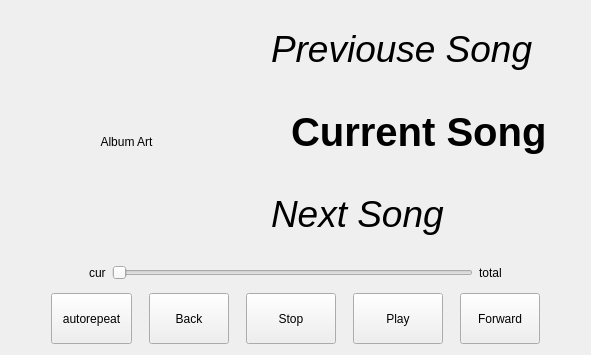
              <widget class="QWidget" name="page_6">
               <layout class="QHBoxLayout" name="horizontalLayout_16">
                <item>
                 <layout class="QVBoxLayout" name="verticalLayout_12">
                  <item>
                   <layout class="QHBoxLayout" name="horizontalLayout_15">
                    <item>
                     <widget class="QFrame" name="frame_2">
                      <property name="sizePolicy">
                       <sizepolicy hsizetype="Preferred" vsizetype="Expanding">
                        <horstretch>0</horstretch>
                        <verstretch>0</verstretch>
                       </sizepolicy>
                      </property>
                      <property name="minimumSize">
                       <size>
                        <width>254</width>
                        <height>241</height>
                       </size>
                      </property>
                      <property name="maximumSize">
                       <size>
                        <width>16777215</width>
                        <height>304</height>
                       </size>
                      </property>
                      <property name="frameShape">
                       <enum>QFrame::NoFrame</enum>
                      </property>
                      <property name="frameShadow">
                       <enum>QFrame::Raised</enum>
                      </property>
                      <widget class="QLabel" name="lbl_albumArt">
                       <property name="geometry">
                        <rect>
                         <x>10</x>
                         <y>10</y>
                         <width>211</width>
                         <height>241</height>
                        </rect>
                       </property>
                       <property name="text">
                        <string>Album Art</string>
                       </property>
                       <property name="alignment">
                        <set>Qt::AlignCenter</set>
                       </property>
                      </widget>
                     </widget>
                    </item>
                    <item>
                     <layout class="QVBoxLayout" name="verticalLayout_11">
                      <item>
                       <widget class="Scaling_QLabel" name="lbl_previouse">
                        <property name="sizePolicy">
                         <sizepolicy hsizetype="Expanding" vsizetype="Expanding">
                          <horstretch>0</horstretch>
                          <verstretch>0</verstretch>
                         </sizepolicy>
                        </property>
                        <property name="font">
                         <font>
                          <pointsize>28</pointsize>
                          <weight>50</weight>
                          <italic>true</italic>
                          <bold>false</bold>
                         </font>
                        </property>
                        <property name="text">
                         <string>Previouse Song</string>
                        </property>
                        <property name="textInteractionFlags">
                         <set>Qt::NoTextInteraction</set>
                        </property>
                       </widget>
                      </item>
                      <item>
                       <layout class="QHBoxLayout" name="horizontalLayout_14">
                        <item>
                         <spacer name="horizontalSpacer_7">
                          <property name="orientation">
                           <enum>Qt::Horizontal</enum>
                          </property>
                          <property name="sizeType">
                           <enum>QSizePolicy::Minimum</enum>
                          </property>
                          <property name="sizeHint" stdset="0">
                           <size>
                            <width>20</width>
                            <height>20</height>
                           </size>
                          </property>
                         </spacer>
                        </item>
                        <item>
                         <widget class="Scaling_QLabel" name="lbl_current_playing">
                          <property name="sizePolicy">
                           <sizepolicy hsizetype="Expanding" vsizetype="Expanding">
                            <horstretch>0</horstretch>
                            <verstretch>0</verstretch>
                           </sizepolicy>
                          </property>
                          <property name="font">
                           <font>
                            <pointsize>30</pointsize>
                            <weight>75</weight>
                            <bold>true</bold>
                           </font>
                          </property>
                          <property name="text">
                           <string>Current Song</string>
                          </property>
                          <property name="textInteractionFlags">
                           <set>Qt::NoTextInteraction</set>
                          </property>
                         </widget>
                        </item>
                        <item>
                         <spacer name="horizontalSpacer_8">
                          <property name="orientation">
                           <enum>Qt::Horizontal</enum>
                          </property>
                          <property name="sizeType">
                           <enum>QSizePolicy::Minimum</enum>
                          </property>
                          <property name="sizeHint" stdset="0">
                           <size>
                            <width>24</width>
                            <height>20</height>
                           </size>
                          </property>
                         </spacer>
                        </item>
                       </layout>
                      </item>
                      <item>
                       <widget class="Scaling_QLabel" name="lbl_next">
                        <property name="sizePolicy">
                         <sizepolicy hsizetype="Expanding" vsizetype="Expanding">
                          <horstretch>0</horstretch>
                          <verstretch>0</verstretch>
                         </sizepolicy>
                        </property>
                        <property name="font">
                         <font>
                          <pointsize>28</pointsize>
                          <weight>50</weight>
                          <italic>true</italic>
                          <bold>false</bold>
                         </font>
                        </property>
                        <property name="text">
                         <string>Next Song</string>
                        </property>
                        <property name="textInteractionFlags">
                         <set>Qt::NoTextInteraction</set>
                        </property>
                       </widget>
                      </item>
                     </layout>
                    </item>
                   </layout>
                  </item>
                  <item>
                   <layout class="QHBoxLayout" name="horizontalLayout_12">
                    <item>
                     <spacer name="horizontalSpacer_5">
                      <property name="orientation">
                       <enum>Qt::Horizontal</enum>
                      </property>
                      <property name="sizeHint" stdset="0">
                       <size>
                        <width>40</width>
                        <height>20</height>
                       </size>
                      </property>
                     </spacer>
                    </item>
                    <item>
                     <widget class="QLabel" name="lbl_current_seek">
                      <property name="text">
                       <string>cur</string>
                      </property>
                     </widget>
                    </item>
                    <item>
                     <widget class="QSlider" name="slide_seek">
                      <property name="minimumSize">
                       <size>
                        <width>361</width>
                        <height>29</height>
                       </size>
                      </property>
                      <property name="orientation">
                       <enum>Qt::Horizontal</enum>
                      </property>
                     </widget>
                    </item>
                    <item>
                     <widget class="QLabel" name="lbl_total_seek">
                      <property name="text">
                       <string>total</string>
                      </property>
                     </widget>
                    </item>
                    <item>
                     <spacer name="horizontalSpacer_6">
                      <property name="orientation">
                       <enum>Qt::Horizontal</enum>
                      </property>
                      <property name="sizeHint" stdset="0">
                       <size>
                        <width>40</width>
                        <height>20</height>
                       </size>
                      </property>
                     </spacer>
                    </item>
                   </layout>
                  </item>
                  <item>
                   <layout class="QHBoxLayout" name="horizontalLayout_11">
                    <property name="spacing">
                     <number>17</number>
                    </property>
                    <item>
                     <spacer name="horizontalSpacer_3">
                      <property name="orientation">
                       <enum>Qt::Horizontal</enum>
                      </property>
                      <property name="sizeType">
                       <enum>QSizePolicy::Minimum</enum>
                      </property>
                      <property name="sizeHint" stdset="0">
                       <size>
                        <width>40</width>
                        <height>20</height>
                       </size>
                      </property>
                     </spacer>
                    </item>
                    <item>
                     <widget class="QPushButton" name="pB_autorepeat_2">
                      <property name="sizePolicy">
                       <sizepolicy hsizetype="Expanding" vsizetype="Preferred">
                        <horstretch>0</horstretch>
                        <verstretch>0</verstretch>
                       </sizepolicy>
                      </property>
                      <property name="minimumSize">
                       <size>
                        <width>81</width>
                        <height>51</height>
                       </size>
                      </property>
                      <property name="maximumSize">
                       <size>
                        <width>111</width>
                        <height>61</height>
                       </size>
                      </property>
                      <property name="focusPolicy">
                       <enum>Qt::NoFocus</enum>
                      </property>
                      <property name="text">
                       <string>autorepeat</string>
                      </property>
                      <property name="checkable">
                       <bool>true</bool>
                      </property>
                     </widget>
                    </item>
                    <item>
                     <widget class="QPushButton" name="pB_Audio_back">
                      <property name="sizePolicy">
                       <sizepolicy hsizetype="Expanding" vsizetype="Preferred">
                        <horstretch>0</horstretch>
                        <verstretch>0</verstretch>
                       </sizepolicy>
                      </property>
                      <property name="minimumSize">
                       <size>
                        <width>80</width>
                        <height>51</height>
                       </size>
                      </property>
                      <property name="maximumSize">
                       <size>
                        <width>111</width>
                        <height>61</height>
                       </size>
                      </property>
                      <property name="text">
                       <string>Back</string>
                      </property>
                     </widget>
                    </item>
                    <item>
                     <widget class="QPushButton" name="pB_Audio_stop">
                      <property name="sizePolicy">
                       <sizepolicy hsizetype="Expanding" vsizetype="Preferred">
                        <horstretch>0</horstretch>
                        <verstretch>0</verstretch>
                       </sizepolicy>
                      </property>
                      <property name="minimumSize">
                       <size>
                        <width>90</width>
                        <height>51</height>
                       </size>
                      </property>
                      <property name="maximumSize">
                       <size>
                        <width>151</width>
                        <height>61</height>
                       </size>
                      </property>
                      <property name="text">
                       <string>Stop</string>
                      </property>
                     </widget>
                    </item>
                    <item>
                     <widget class="QPushButton" name="pB_Audio_play_pause">
                      <property name="sizePolicy">
                       <sizepolicy hsizetype="Expanding" vsizetype="Preferred">
                        <horstretch>0</horstretch>
                        <verstretch>0</verstretch>
                       </sizepolicy>
                      </property>
                      <property name="minimumSize">
                       <size>
                        <width>90</width>
                        <height>51</height>
                       </size>
                      </property>
                      <property name="maximumSize">
                       <size>
                        <width>151</width>
                        <height>61</height>
                       </size>
                      </property>
                      <property name="text">
                       <string>Play</string>
                      </property>
                     </widget>
                    </item>
                    <item>
                     <widget class="QPushButton" name="pB_Audio_forward">
                      <property name="sizePolicy">
                       <sizepolicy hsizetype="Expanding" vsizetype="Preferred">
                        <horstretch>0</horstretch>
                        <verstretch>0</verstretch>
                       </sizepolicy>
                      </property>
                      <property name="minimumSize">
                       <size>
                        <width>80</width>
                        <height>51</height>
                       </size>
                      </property>
                      <property name="maximumSize">
                       <size>
                        <width>111</width>
                        <height>61</height>
                       </size>
                      </property>
                      <property name="text">
                       <string>Forward</string>
                      </property>
                     </widget>
                    </item>
                    <item>
                     <spacer name="horizontalSpacer_4">
                      <property name="orientation">
                       <enum>Qt::Horizontal</enum>
                      </property>
                      <property name="sizeType">
                       <enum>QSizePolicy::Minimum</enum>
                      </property>
                      <property name="sizeHint" stdset="0">
                       <size>
                        <width>40</width>
                        <height>20</height>
                       </size>
                      </property>
                     </spacer>
                    </item>
                   </layout>
                  </item>
                 </layout>
                </item>
               </layout>
              </widget>
